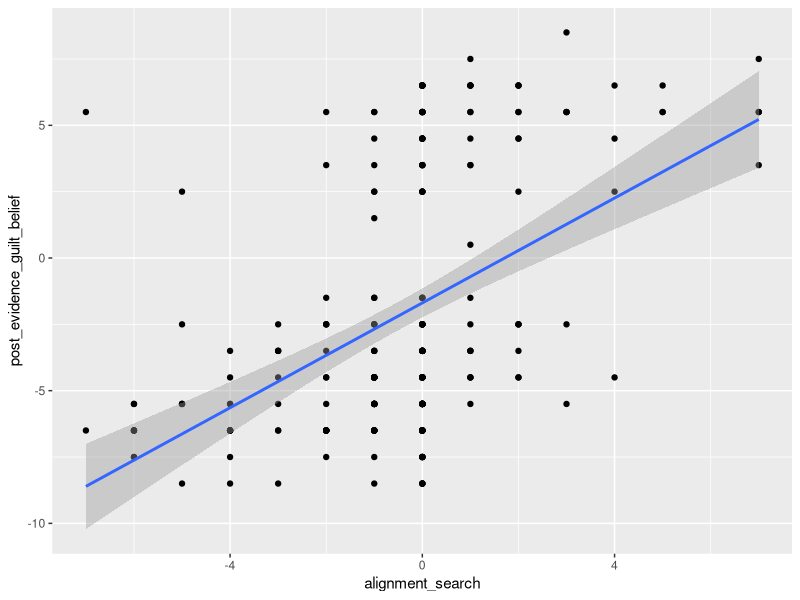
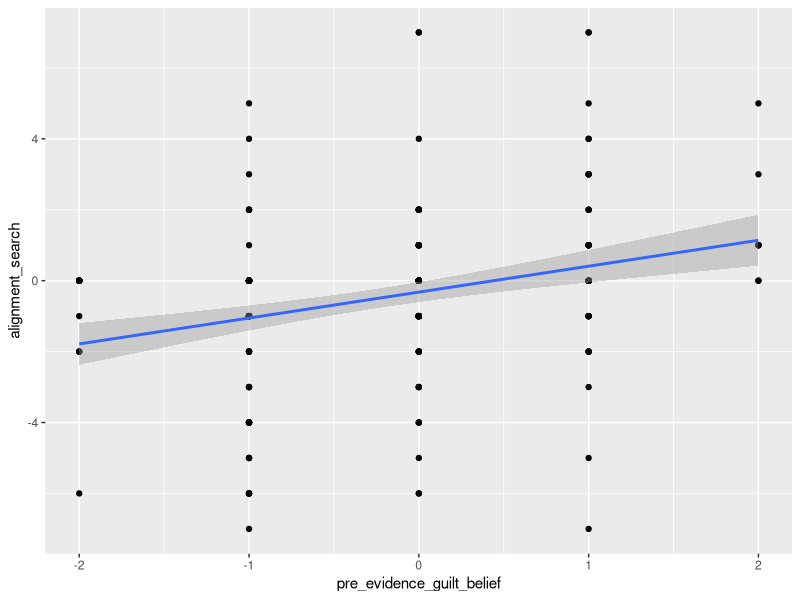
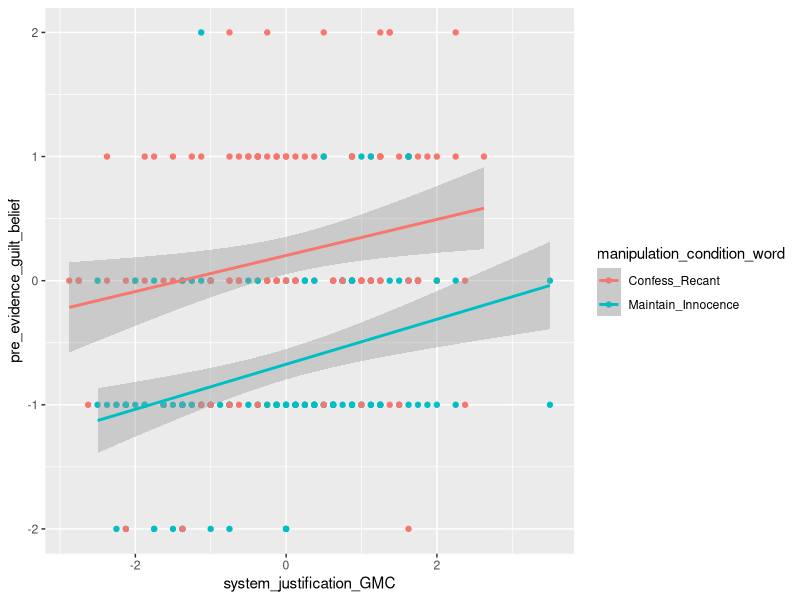
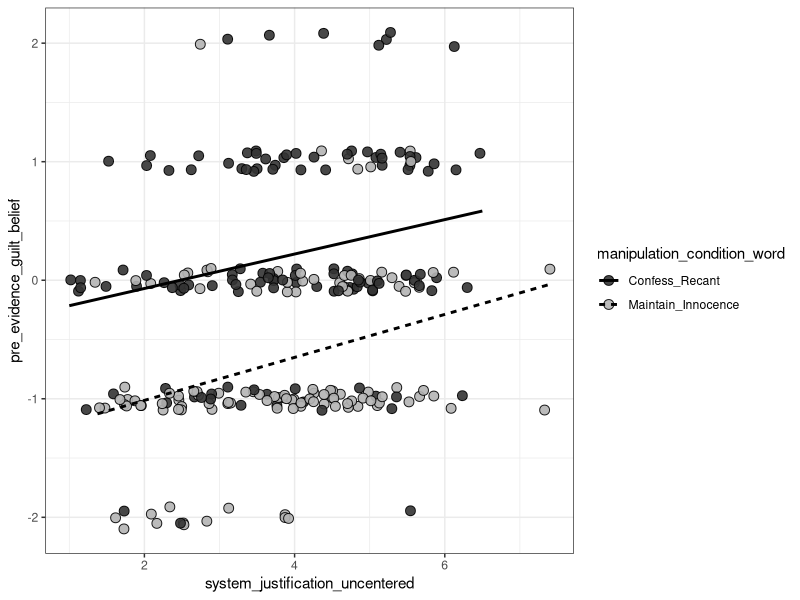
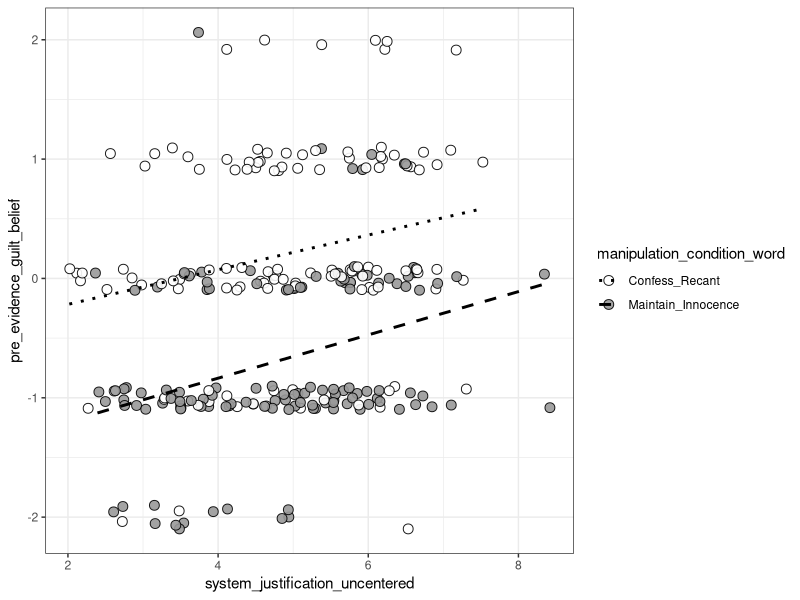

R code for these plots, in order: (Note: this script raises an error after producing the figures.)
## ---- chunk 1
library(dplyr)
library(tidyverse)
library(magrittr)
library(lavaan)
library(broom)
library(pwr)

df_study1 <- read.csv("pilot1_cleaned.csv")
df_study2 <- read.csv("pilot2_cleaned.csv")

df_study2_filtered <- df_study2 %>% dplyr::filter(manipulation_condition_word!="Control")
## ---- chunk 2
#which study are we looking at?
df <- df_study1 #df_study1, df_study2
## ---- chunk 3
report_lm_t <- function(model){
  s  <- summary(model)
  co <- coef(s)
  df <- df.residual(model)
  ci <- confint(model)
  
  terms <- rownames(co)
  terms <- terms[terms != "(Intercept)"]  # drop intercept
  
  out <- sapply(terms, function(term){
    b  <- co[term, "Estimate"]
    se <- co[term, "Std. Error"]
    t  <- co[term, "t value"]
    p  <- co[term, "Pr(>|t|)"]
    ci_l <- ci[term, 1]
    ci_u <- ci[term, 2]
    
    p_txt <- ifelse(p < .001, "p < .001",
                    paste0("p = ", formatC(p, format="f", digits=3)))
    
    sprintf(
      "%s: b = %.2f, 95%% CI [%.2f, %.2f], SE = %.2f, t(%d) = %.2f, %s.",
      term, b, ci_l, ci_u, se, df, t, p_txt
    )
  })
  
  return(out)
}
## ---- chunk 4
report_lavaan_regs <- function(fit){
  pe <- parameterEstimates(fit, ci = TRUE)
  
  # keep only regressions (~)
  pe <- pe[pe$op == "~", ]
  
  out <- apply(pe, 1, function(row){
    
    dv  <- row["lhs"]
    iv  <- row["rhs"]
    b   <- as.numeric(row["est"])
    se  <- as.numeric(row["se"])
    z   <- as.numeric(row["z"])
    p   <- as.numeric(row["pvalue"])
    ci_l <- as.numeric(row["ci.lower"])
    ci_u <- as.numeric(row["ci.upper"])
    
    p_txt <- ifelse(p < .001, "p < .001",
                    paste0("p = ", formatC(p, format="f", digits=3)))
    
    sprintf(
      "%s → %s: b = %.2f, 95%% CI [%.2f, %.2f], SE = %.2f, z = %.2f, %s.",
      iv, dv, b, ci_l, ci_u, se, z, p_txt
    )
  })
  
  return(out)
}
## ---- chunk 5
report_lavaan_defined <- function(fit){
  pe <- parameterEstimates(fit, ci = TRUE)
  
  # keep only defined parameters (:=)
  pe <- pe[pe$op == ":=", ]
  
  out <- apply(pe, 1, function(row){
    
    name <- row["lhs"]          # name of indirect effect
    b    <- as.numeric(row["est"])
    se   <- as.numeric(row["se"])
    z    <- as.numeric(row["z"])
    p    <- as.numeric(row["pvalue"])
    ci_l <- as.numeric(row["ci.lower"])
    ci_u <- as.numeric(row["ci.upper"])
    
    p_txt <- ifelse(p < .001, "p < .001",
                    paste0("p = ", formatC(p, format="f", digits=3)))
    
    sprintf(
      "%s: b = %.2f, 95%% CI [%.2f, %.2f], SE = %.2f, z = %.2f, %s.",
      name, b, ci_l, ci_u, se, z, p_txt
    )
  })
  
  return(out)
}
## ---- chunk 6
print_sem_table <- function(fit, digits = 3) {
  
  pe <- parameterEstimates(fit, ci = TRUE)
  
  # clean + round
  pe <- pe %>%
    mutate(
      est  = round(est, digits),
      se   = round(se, digits),
      z    = round(z, digits),
      p    = round(pvalue, digits),
      ci   = paste0("[",
                    round(ci.lower, digits), ", ",
                    round(ci.upper, digits), "]")
    )
  
  header <- sprintf("%-25s %10s %8s %8s %8s %18s",
                    "", "Estimate", "SE", "z", "p", "95% CI")
  
  line_formatter <- function(name, row) {
    sprintf("%-25s %10.3f %8.3f %8.3f %8.3f %18s",
            name, row$est, row$se, row$z, row$p, row$ci)
  }
  
  ### REGRESSIONS
  cat("\nREGRESSIONS\n")
  cat(header, "\n")
  
  reg <- pe %>% filter(op == "~")
  outcomes <- unique(reg$lhs)
  
  for (y in outcomes) {
    cat("\n", y, "~\n", sep = "")
    sub <- reg %>% filter(lhs == y)
    for (i in 1:nrow(sub)) {
      cat(line_formatter(sub$rhs[i], sub[i, ]), "\n")
    }
  }
  
  ### COVARIANCES
  cat("\n\nCOVARIANCES\n")
  cat(header, "\n")
  
  covs <- pe %>% filter(op == "~~", lhs != rhs)
  for (i in 1:nrow(covs)) {
    name <- paste(covs$lhs[i], "~~", covs$rhs[i])
    cat(line_formatter(name, covs[i, ]), "\n")
  }
  
  ### VARIANCES
  cat("\n\nVARIANCES\n")
  cat(header, "\n")
  
  vars <- pe %>% filter(op == "~~", lhs == rhs)
  for (i in 1:nrow(vars)) {
    name <- paste0(".", vars$lhs[i])
    cat(line_formatter(name, vars[i, ]), "\n")
  }
  
  ### DEFINED PARAMETERS
  cat("\n\nDEFINED PARAMETERS\n")
  cat(header, "\n")
  
  defs <- pe %>% filter(op == ":=")
  for (i in 1:nrow(defs)) {
    cat(line_formatter(defs$lhs[i], defs[i, ]), "\n")
  }
}
## ---- chunk 7
#simple regression
simple <- lm(post_evidence_guilt_belief ~ manipulation_condition + system_justification_GMC, df)
#post_evidence_guilt_belief #post_evidence_match #post_evidence_similarity
summary(simple) 
confint(simple)
## ---- chunk 8
#path c: total effect (don't report this directly - just a quick decontextualized way to isolate the path)
model_total <- lm(post_evidence_guilt_belief ~ 
                    manipulation_condition + #predictor
                    system_justification_GMC + #predictor
                    right_wing_authoritarianism_GMC + #control for covar
                    #need_for_cognition_GMC + #control for covar #comment out for df_study2
                    social_dominance_orientation_GMC + #control for covar
                    political_orientation #control for covar
                    , df)

summary(model_total)
confint(model_total)
df.residual(model_total)
## ---- chunk 9
#path b2 (don't report this directly - just a quick decontextualized way to isolate the path)
model <- lm(post_evidence_guilt_belief ~ 
              alignment_search + #predictor
              pre_evidence_guilt_belief + #control for m1
              system_justification_GMC + manipulation_condition + #control for x1 and x2
              right_wing_authoritarianism_GMC + #control for covar
              #need_for_cognition_GMC + #control for covar #comment out for df_study2
              social_dominance_orientation_GMC + #control for covar
              political_orientation #control for covar
              , df)

summary(model)
confint(model)
df.residual(model)

ggplot(df, 
       aes(x = alignment_search, y = post_evidence_guilt_belief)) +
  geom_point() + 
  geom_smooth(method = "lm")
## ---- chunk 10
#path b1 (don't report this directly - just a quick decontextualized way to isolate the path)
model <- lm(alignment_search ~ 
              pre_evidence_guilt_belief + #predictor
              system_justification_GMC + manipulation_condition + #control for x1 and x2
              right_wing_authoritarianism_GMC + #control for covar
              #need_for_cognition_GMC + #control for covar #comment out for df_study2
              social_dominance_orientation_GMC + #control for covar
              political_orientation #control for covar
              , df)

summary(model)
confint(model)
df.residual(model)

ggplot(df, 
       aes(x = pre_evidence_guilt_belief, y = alignment_search)) +
  geom_point() + 
  geom_smooth(method = "lm")
## ---- chunk 11
#path a (don't report this directly except aic/bic - just a quick decontextualized way to isolate the path)
model1 <- lm(pre_evidence_guilt_belief ~
             manipulation_condition + #predictor
             system_justification_GMC + #predictor 
             right_wing_authoritarianism_GMC + #control for covar
             #need_for_cognition_GMC + #control for covar #comment out for df_study2
             social_dominance_orientation_GMC + #control for covar
             political_orientation #control for covar
             , df)

summary(model1)
confint(model1)
df.residual(model1)

ggplot(df, 
       aes(x = system_justification_GMC, y = pre_evidence_guilt_belief, color = manipulation_condition_word)) +
  geom_point() + 
  geom_smooth(method = "lm")
## ---- chunk 12
#plot for manuscript: pilot study 1

df$system_justification_uncentered = df$system_justification_GMC + 3.875988 #number used when we centered SJ
  
ggplot(
  df,
  aes(
    x = system_justification_uncentered,
    y = pre_evidence_guilt_belief,
    fill = manipulation_condition_word
  )
) +
  geom_jitter(
    height = .1,
    shape = 21,
    size = 3,
    color = "black",
    alpha = .9
  ) +
  geom_smooth(
    aes(linetype = manipulation_condition_word),
    method = "lm",
    color = "black",
    size = 1, #change to 2 for thicker lines
    se = FALSE
  ) +
  scale_fill_manual(
    values = c("grey20", "grey70")
  ) +
  theme_bw()
## ---- chunk 13
#plot for manuscript: pilot study 2

df$system_justification_uncentered = df$system_justification_GMC + 4.894096 #number used when we centered SJ

ggplot(
  df,
  aes(
    x = system_justification_uncentered,
    y = pre_evidence_guilt_belief,
    fill = manipulation_condition_word
  )
) +
  geom_jitter(
    height = .1,
    shape = 21,
    size = 3,
    color = "black",
    alpha = .9
  ) +
  geom_smooth(
    aes(linetype = manipulation_condition_word),
    method = "lm",
    color = "black",
    size = 1, #change to 2 for thicker lines
    se = FALSE
  ) +
  scale_fill_manual(
    values = c("white", "grey60", "grey20")
  ) +
  scale_linetype_manual(
    values = c("dotted", "dashed", "solid")
  ) +
  theme_bw()
## ---- chunk 14
model2 <- lm(pre_evidence_guilt_belief ~ #manipulation interacts with sj
             manipulation_condition * system_justification_GMC + #predictors
             right_wing_authoritarianism_GMC + #control for covar
             #need_for_cognition_GMC + #control for covar #comment out for df_study2
             social_dominance_orientation_GMC + #control for covar
             political_orientation, #control for covar
           df)

summary(model2)
confint(model2)
df.residual(model2)

model3 <- lm(pre_evidence_guilt_belief ~ #manipulation interacts with everything
             manipulation_condition * #predictor
             (system_justification_GMC + #predictor
             right_wing_authoritarianism_GMC + #control for covar
             #need_for_cognition_GMC + #control for covar #comment out for df_study2
             social_dominance_orientation_GMC) + #control for covar
             political_orientation, #control for covar
           df)

summary(model3)
confint(model3)
df.residual(model3)

#model4 <- lm(pre_evidence_guilt_belief ~ manipulation_condition + system_justification_GMC, df) #no covar

AIC(model1, model2, model3)
BIC(model1, model2, model3)
## ---- chunk 15
#model1 breakdown for study 2
df$manipulation_condition_f <- as.factor(df$manipulation_condition)
df$manipulation_condition_f <- relevel(df$manipulation_condition_f, ref = "-0.5") # "-0.5" ; "0" ; "0.5"

model1 <- lm(pre_evidence_guilt_belief ~
             manipulation_condition_f + #predictor AS FACTOR
             system_justification_GMC + #predictor 
             right_wing_authoritarianism_GMC + #control for covar
             #need_for_cognition_GMC + #control for covar #always commented out - only for df_study2
             social_dominance_orientation_GMC + #control for covar
             political_orientation, #control for covar
           df)

summary(model1)
confint(model1)
df.residual(model1)
report_lm_t(model1)

## ---- chunk 16
#full model: study 1
set.seed(18936)

#X1: manipulation_condition
#X2: system_justification_GMC

#M1: pre_evidence_guilt_belief

#M2: alignment_search

#Y1: post_evidence_similarity (STUDY 1 ONLY)
#Y2: post_evidence_match (STUDY 1 ONLY)
#Y3: post_evidence_guilt_belief

#covar1: right_wing_authoritarianism_GMC
#covar2: social_dominance_orientation_GMC
#covar3: political_orientation
#covar4: need_for_cognition_GMC (STUDY 1 ONLY)

model <- '
  # --- Regressions ---
  pre_evidence_guilt_belief ~ a1*manipulation_condition + a2*system_justification_GMC +
                              right_wing_authoritarianism_GMC + social_dominance_orientation_GMC +
                              political_orientation + need_for_cognition_GMC

  alignment_search ~  b*pre_evidence_guilt_belief +
                              manipulation_condition + system_justification_GMC +
                              right_wing_authoritarianism_GMC + social_dominance_orientation_GMC +
                              political_orientation + need_for_cognition_GMC

  post_evidence_similarity ~ c1*alignment_search +
                              pre_evidence_guilt_belief +
                              d1*manipulation_condition + d2*system_justification_GMC +
                              right_wing_authoritarianism_GMC + social_dominance_orientation_GMC +
                              political_orientation + need_for_cognition_GMC

  post_evidence_match ~ c2*alignment_search + 
                              pre_evidence_guilt_belief +
                              d3*manipulation_condition + d4*system_justification_GMC +
                              right_wing_authoritarianism_GMC + social_dominance_orientation_GMC +
                              political_orientation + need_for_cognition_GMC

  post_evidence_guilt_belief ~ c3*alignment_search + 
                              pre_evidence_guilt_belief +
                              d5*manipulation_condition + d6*system_justification_GMC +
                              right_wing_authoritarianism_GMC + social_dominance_orientation_GMC +
                              political_orientation + need_for_cognition_GMC

  # --- Covariate correlations ---
  system_justification_GMC ~~ right_wing_authoritarianism_GMC + 
                              social_dominance_orientation_GMC +
                              political_orientation + 
                              need_for_cognition_GMC
  right_wing_authoritarianism_GMC ~~ social_dominance_orientation_GMC + 
                                     political_orientation +
                                     need_for_cognition_GMC
  social_dominance_orientation_GMC ~~ political_orientation + 
                                      need_for_cognition_GMC
  political_orientation ~~ need_for_cognition_GMC

  # --- Indirect effects ---
  ind_X1_Y1 := a1 * b * c1
  ind_X1_Y2 := a1 * b * c2
  ind_X1_Y3 := a1 * b * c3
  
  ind_X2_Y1 := a2 * b * c1
  ind_X2_Y2 := a2 * b * c2
  ind_X2_Y3 := a2 * b * c3
  
  # --- Direct effects ---
  dir_X1_Y1 := d1
  dir_X2_Y1 := d2
  
  dir_X1_Y2 := d3
  dir_X2_Y2 := d4
  
  dir_X1_Y3 := d5
  dir_X2_Y3 := d6
  
  # --- Total effects ---
  total_X1_Y1 := d1 + (a1 * b * c1)
  total_X2_Y1 := d2 + (a2 * b * c1)
  
  total_X1_Y2 := d3 + (a1 * b * c2)
  total_X2_Y2 := d4 + (a2 * b * c2)
  
  total_X1_Y3 := d5 + (a1 * b * c3)
  total_X2_Y3 := d6 + (a2 * b * c3)
'


## ---- chunk 17
#full model: study 2
set.seed(63440)

#X1: manipulation_condition
#X2: system_justification_GMC

#M1: pre_evidence_guilt_belief

#M2: alignment_search

#Y1: post_evidence_guilt_belief

#covar1: right_wing_authoritarianism_GMC
#covar2: social_dominance_orientation_GMC
#covar3: political_orientation

df$manipulation_condition_f <- relevel(df$manipulation_condition_f, ref = "0")

model <- '
  # --- Regressions ---
  pre_evidence_guilt_belief ~ a1*manipulation_condition + a2*system_justification_GMC +
                              right_wing_authoritarianism_GMC + 
                              social_dominance_orientation_GMC +
                              political_orientation

  alignment_search ~ b*pre_evidence_guilt_belief +
                     manipulation_condition + system_justification_GMC +
                     right_wing_authoritarianism_GMC + 
                     social_dominance_orientation_GMC +
                     political_orientation

  post_evidence_guilt_belief ~ c*alignment_search +
                                pre_evidence_guilt_belief +
                                d1*manipulation_condition + d2*system_justification_GMC +
                                right_wing_authoritarianism_GMC + 
                                social_dominance_orientation_GMC +
                                political_orientation

  # --- Covariate correlations ---
  system_justification_GMC ~~ right_wing_authoritarianism_GMC + 
                              social_dominance_orientation_GMC +
                              political_orientation
  right_wing_authoritarianism_GMC ~~ social_dominance_orientation_GMC + 
                                     political_orientation
  social_dominance_orientation_GMC ~~ political_orientation

  # --- Indirect effects ---
  ind_X1_Y := a1 * b * c
  ind_X2_Y := a2 * b * c
  
  # --- Direct effects ---
  dir_X1_Y := d1
  dir_X2_Y := d2
  
  # --- Total effects ---
  total_X1_Y := d1 + (a1 * b * c)
  total_X2_Y := d2 + (a2 * b * c)
'

## ---- chunk 18
fit <- sem(model, data = df, se = "bootstrap", bootstrap = 10000)
summary(fit, standardized = TRUE, rsquare = TRUE, ci = TRUE) #ci = TRUE if you want confidence intervals
report_lavaan_regs(fit)
report_lavaan_defined(fit)
print_sem_table(fit)
## ---- chunk 19
#study 1: PROCESS
process(data = df_study1,
        y = "post_evidence_guilt_belief", 
        #"post_evidence_similarity" ; "post_evidence_match" ; "post_evidence_guilt_belief"
        x = "system_justification_GMC",
        m = c("pre_evidence_guilt_belief", "alignment_search"),
        cov = c("manipulation_condition",
                "right_wing_authoritarianism_GMC",
                "social_dominance_orientation_GMC",
                "need_for_cognition_GMC",
                "political_orientation"),
        boot = 10000,
        model = 6)
## ---- chunk 20
#study 2: PROCESS
process(data = df_study2,
        y = "post_evidence_guilt_belief",
        x = "system_justification_GMC",
        m = c("pre_evidence_guilt_belief", "alignment_search"),
        cov = c("manipulation_condition",
                "right_wing_authoritarianism_GMC",
                "social_dominance_orientation_GMC",
                "political_orientation"),
        boot = 10000,
        model = 6)
## ---- chunk 21
df <- df_study2

#main effect of interest
ggplot(df, aes(x = alignment_search, y = post_evidence_guilt_belief)) +
  geom_point(alpha = 0.5) +  
  geom_smooth(method = "lm", se = TRUE, alpha = 0.1)

summary(lm(post_evidence_guilt_belief ~ alignment_search, df)) #numbers don't change TOO much with added covariates

beta1 <- coef(lm(post_evidence_guilt_belief ~ alignment_search, df))[2]
beta0 <- coef(lm(post_evidence_guilt_belief ~ alignment_search, df))[1]
residual_se <- summary(lm(post_evidence_guilt_belief ~ alignment_search, df))$sigma


#FORMULA: y = mx+b + error
#y: post_evidence_guilt_belief
#x: alignment_search
#beta1 (slope): 0.942 (m)
#beta0 (intercept): -0.070 (b)
#residual standard error: 1.250
## ---- chunk 22
#start by making a reasonable distribution for your predictor (alignment_search) -- feed this into x
#now treated as experimentally manipulated

simulated_data <- data.frame(
  alignment_search = runif(n = 100, min = -2, max = 2)
)

#now calculate y
simulated_data <- simulated_data |> 
  dplyr::mutate(
    post_evidence_guilt_belief = 
      0.942 * alignment_search + 
      rnorm(n = 100, mean = 0, sd = 1.250)
  ) |>
  dplyr::mutate(
    post_evidence_guilt_belief = 
      pmax(pmin(post_evidence_guilt_belief, 3), -3)
  )

#plot and run lm to see what your simulated data looks like
ggplot(simulated_data, aes(x = alignment_search, y = post_evidence_guilt_belief)) +
  geom_point(alpha = 0.5) +  
  geom_smooth(method = "lm", se = TRUE, alpha = 0.1)

summary(lm(post_evidence_guilt_belief ~ alignment_search, simulated_data))
## ---- chunk 23
#doing the same thing again but making a function this time
simulate_dataset <- function(x_mean, x_sd, n, beta1, beta0, residual_se){
  
  simulated_data <- data.frame(
    x = runif(n = n, min = -2, max = 2)
    )
  
  simulated_data <- simulated_data |> 
    dplyr::mutate(
      y = beta1 * x + rnorm(n = n, mean = 0, sd = residual_se)
      ) |>
    dplyr::mutate(
      y = pmax(pmin(y, 3), -3)
    )
  
  return(simulated_data)

}
## ---- chunk 24
#running the function with nearly no hard-coding (except n)
simulated_data <- simulate_dataset(mean(df$alignment_search), 
                 sd(df$alignment_search), 
                 100, 
                 coef(lm(post_evidence_guilt_belief ~ alignment_search, df))[2],
                 coef(lm(post_evidence_guilt_belief ~ alignment_search, df))[1],
                 summary(lm(post_evidence_guilt_belief ~ alignment_search, df))$sigma)

#plot and run lm to see what your simulated data looks like
ggplot(simulated_data, aes(x = x, y = y)) +
  geom_point(alpha = 0.5) +  
  geom_smooth(method = "lm", se = TRUE, alpha = 0.1)

summary(lm(y ~ x, simulated_data))
## ---- chunk 25
#loop over simulate_dataset() for many simulations

simulate_power <- function(n_sims, x_mean, x_sd, n, beta1, beta0, residual_se){
  
  #create a df to hold sim results
  coef_power <- data.frame(
    sig_betaO = rep(NA, n_sims),
    sig_beta1 = rep(NA, n_sims) #this is the important value
  )
  
  #loop many sims and fill df
  for(dataset_i in 1:n_sims){
    simulated_data <- simulate_dataset(x_mean, x_sd, n, beta1, beta0, residual_se)
    
    model <- tidy(lm(y~x, data=simulated_data))
    
    coef_power$sig_betaO[dataset_i] <- model$p.value[1] < .05 #b
    coef_power$sig_beta1[dataset_i] <- model$p.value[2] < .05 #m
  }
  
  #aggregate
  coef_power <- summarize(coef_power,
                          beta0_power = mean(sig_betaO),
                          beta1_power = mean(sig_beta1)
                          )
  
  return(coef_power)
  
}
## ---- chunk 26
#running the function with nearly no hard-coding (except n_sims and n)
beta_planned <- (coef(lm(post_evidence_guilt_belief ~ alignment_search, df))[2]) * .25 #assume slope 1/4 as angular

simulated_power <- simulate_power(1000,
                                  mean(df$alignment_search),
                                  sd(df$alignment_search),
                                  275, #turn up sample size to watch power go up
                                  beta_planned,
                                  coef(lm(post_evidence_guilt_belief ~ alignment_search, df))[1],
                                  summary(lm(post_evidence_guilt_belief ~ alignment_search, df))$sigma)

simulated_power
#beta1 (m) power is more interesting to us: power for the slope
## ---- chunk 27
cor.test(df$alignment_search, df$post_evidence_guilt_belief) #.67

pwr.r.test(
  n = NULL,
  r = .67/4,
  sig.level = 0.05,
  power = 0.8,
  alternative = "two.sided"
)
